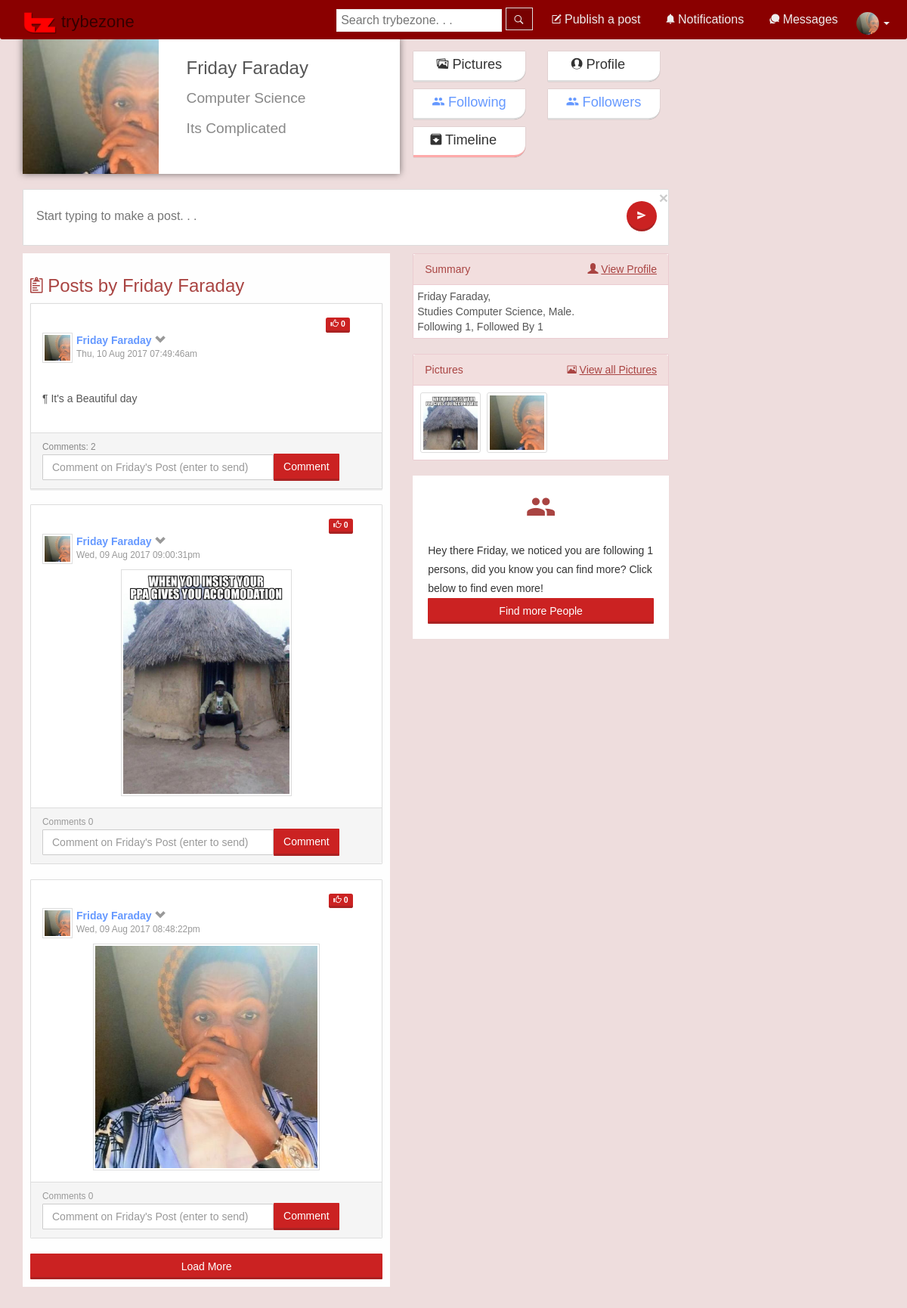
/profile.php (signed in), run on the app's committed database.
### tables this page shows
CREATE TABLE `profilepics` (
  `username` varchar(100) NOT NULL,
  `profilepic` varchar(255) DEFAULT 'images/ppic.png',
  `audnote` varchar(255) DEFAULT NULL,
  `upid` int(255) DEFAULT NULL
);

CREATE TABLE `users` (
  `userid` int(255) NOT NULL,
  `firstname` varchar(50) NOT NULL,
  `lastname` varchar(50) DEFAULT NULL,
  `phone` varchar(15) DEFAULT NULL,
  `email` varchar(100) DEFAULT NULL,
  `department` varchar(60) DEFAULT NULL,
  `level` varchar(10) DEFAULT '100?',
  `sex` varchar(13) DEFAULT NULL,
  `username` varchar(100) DEFAULT NULL,
  `month` varchar(15) DEFAULT NULL,
  `year` int(4) DEFAULT NULL,
  `day` int(2) DEFAULT NULL
);

CREATE TABLE `departments` (
  `id` int(11) NOT NULL,
  `dept` varchar(255) NOT NULL
);

CREATE TABLE `relationship` (
  `username` varchar(50) NOT NULL,
  `relationship` varchar(50) DEFAULT 'Single',
  `with` varchar(50) DEFAULT NULL
);

CREATE TABLE `posts` (
  `id` int(255) NOT NULL,
  `username` varchar(50) DEFAULT NULL,
  `content` varchar(1000) DEFAULT NULL,
  `location` varchar(100) DEFAULT NULL,
  `mood` varchar(50) DEFAULT NULL,
  `visible` tinyint(2) DEFAULT '1',
  `time` varchar(100) DEFAULT NULL,
  `disp` varchar(50) DEFAULT NULL
);

CREATE TABLE `feeds` (
  `id` int(255) NOT NULL,
  `type` varchar(20) DEFAULT NULL,
  `uploadid` int(255) DEFAULT NULL,
  `stamp` timestamp NULL DEFAULT CURRENT_TIMESTAMP ON UPDATE CURRENT_TIMESTAMP,
  `disp` varchar(40) DEFAULT NULL,
  `username` varchar(50) DEFAULT NULL,
  `visible` tinyint(2) NOT NULL DEFAULT '1'
);

CREATE TABLE `uploads` (
  `upid` int(11) NOT NULL,
  `picture` varchar(600) DEFAULT NULL,
  `audio` varchar(600) DEFAULT NULL,
  `user` varchar(100) DEFAULT NULL,
  `stamp` timestamp NULL DEFAULT CURRENT_TIMESTAMP ON UPDATE CURRENT_TIMESTAMP,
  `content` varchar(300) DEFAULT NULL
);

### profile.php (the view, shortened to what the rows shown need)
<?php
	include('includes/functions.inc');
	include('includes/header.inc');
	include('includes/db.inc');
	$user = $_SESSION['user'];
	$userInfo = new userInfo;
	$userInfo->user = $user;
	$userInfo->connection = $connection;
	if($userInfo->get_name() == '')
	{
		$userInfo = new userInfo;
		$user = $_SESSION['user'];
		$userInfo->user = $user;
	}
?>
<body style=''>
	<?php
	require('includes/primary_nav.inc');
	?>
	<div class='container transparent' >
		<div class='col-md-9' style=';padding:0px'>
			<div style="display:table;">
			  <div class="col-md-7" style="background:#fff;padding-left:0px;box-shadow:0 0 9px rgba(0,0,0,0.5)">
				<div class='col-md-7'>
					<h3 style='line-height:40px;'>
					<?php echo $userInfo->get_name().'<br /><span style="color:#888;font-size:0.8em">'.$userInfo->get_department().'<br />'.$userInfo->get_relationship().' </span>'; ?> </h3>
				</div>
			  </div>
			</div>
			<br />
			<div class='row'>
				<div class='col-sm-7'>
					<div id='main_area_timeline' class='main_area' style='padding:10px;background:#fefefe;'>
						<?php
							$sql = "SELECT * FROM feeds WHERE username='$user' AND type !='ppic' ORDER BY stamp DESC LIMIT 7";
							$query = $connection->query($sql); $query->setFetchMode(PDO::FETCH_ASSOC);
							foreach ($query as $r)
							{
								if($r['type'] == 'status')
								{
									$sql2 = "SELECT posts.*,users.firstname,users.lastname,users.sex,users.level,users.department,profilepics.profilepic FROM posts INNER JOIN users on users.username = posts.username INNER JOIN profilepics on users.username = profilepics.username WHERE posts.id = '$r[uploadid]'  AND posts.visible = '1'";
									$pq = $connection ->query($sql2);
									$pq ->setFetchMode(PDO::FETCH_ASSOC);
									foreach($pq as $po)
									{
										$coms = $connection->query("SELECT coms.*FROM coms WHERE upid='$r[uploadid]' ")->rowCount();
										$sql3 = "SELECT id FROM likes WHERE type='status' AND upid = $r[uploadid]";
										$sql31 = "SELECT id FROM likes WHERE type='status' AND upid = $r[uploadid] AND username='$_SESSION[user]'";
										$likes = $connection->query($sql3)->rowCount();
										$likes_c = $connection->query($sql31)->rowCount();
										$do = 'rem';
										$tip = 'Unlike';
										if($likes_c == 0)
										{
											$tip = 'Like ';
											$do = 'add';
										}
										$gender = $po['sex'];
										if($gender == 'M')
										{
											$gender = 'Male';
										}
										else
										{
											$gender = 'Female';
										}
										$delete = ($po['username']==$user) ? '<span onclick="show_post_options('.$r["uploadid"].',\'status\',\''.'status'.$r['uploadid'].'\')"
										class="text-muted pointer glyphicon glyphicon-chevron-down"></span>':'';
										$image = $po['profilepic'];
										$image = file_validity($image);
										echo"
											<div id=\"status$r[uploadid]\" class='panel panel-default update' style='box-shadow: 0px 2px rgba(0, 0, 0, 0.05), 0px 0px 1px rgba(0, 0, 0, 0.2);'>
												<div class='panel-body'>
												<div style='position:relative;right:0px;' align='right' class='pointer' >
													<div class='label label-danger pointer hint--right  hint--bounce' data-hint = '$tip' action='$do' onclick= \" like('likesSta$r[uploadid]',$likes,'sta','$do',this)  \">
														<span class='glyphicon glyphicon-thumbs-up pointer'></span>
														<span id='likesSta$r[uploadid]' > $likes</span>
													</div>&nbsp;&nbsp;&nbsp;&nbsp;&nbsp;&nbsp;&nbsp;
												</div>
												<img src='$image".'tumb.jpg'."' height='40px' />
												<div class='name'><a href='profile.php?view=$r[username]' class='hint--right  hint--bounce' data-hint='$po[department] department, $po[level] level, $gender'><b>".ucwords("$po[firstname] $po[lastname]</b>")."</a>  $delete<br /><small class='text-muted'>$r[disp]</small></div>
												<span style=\"white-space:pre-line;word-wrap:break-word;background:transparent;padding:0px;border-color:transparent;overflow:initial;word-break:break-all;word-wrap:break-word; \">
												\n &para; $po[content] </span>
												<br />
												<br />
												</div>
												<div id='coms_sta_$r[uploadid]' class='panel-body comments' style='display:none;'>
												<div align='center'><span><img src='images/32.gif' style='border:0px;'/></span></div>
												</div>
												<div class='panel-footer'>
												<small class=' text-muted hint--top  hint--bounce' data-hint='Click to View Comments'><a style='color:#888	' onclick=\"show_comments('sta','coms_sta_$r[uploadid]',$r[uploadid])\" href='javascript:'>Comments: <span id='com_count_sta$r[uploadid]'>$coms</span></a>
												</small>
												<table width='100%'><tr><td>
												<input type='text' class='form-control' id='text$r[uploadid]' onkeyup=\"click_on_enter(event,'btn_sta_$r[uploadid]')\" placeholder=\"Comment on $po[firstname]'s Post (enter to send) \"/></td><td>
												<button class='btn btn-danger' id='btn_sta_$r[uploadid]' onclick=\"comment(document.getElementById('text$r[uploadid]'),$r[uploadid],'post',user,token,'com_count_sta$r[uploadid]','coms_sta_$r[uploadid]',0)\">Comment</button></td></tr></table>
												</div>
											</div>
										";
									}
								}
								if($r['type'] == 'picture')
								{
									$sql3 = "SELECT id FROM likes WHERE type='picture' AND upid = $r[uploadid]";
									$sql31 = "SELECT id FROM likes WHERE type='picture' AND upid = $r[uploadid] AND username='$_SESSION[user]'";
									$likes = $connection->query($sql3)->rowCount();
									$likes_c = $connection->query($sql31)->rowCount();
										$do = 'rem';
										$say = 'Unlike';
										if($likes_c == 0)
										{
											$do = 'add';
											$say = 'Like';
										}
									$num_coms = $connection->query("SELECT upid FROM uploadcomments WHERE upid = '$r[uploadid]'")->rowCount();
									$sql2 = "SELECT uploads.*,profilepics.profilepic,users.firstname,users.lastname,users.department,users.level,users.sex FROM uploads INNER JOIN users ON users.username = uploads.user INNER JOIN profilepics ON users.username = profilepics.username WHERE uploads.upid = '$r[uploadid]'";
									$pq = $connection ->query($sql2);
									$pq ->setFetchMode(PDO::FETCH_ASSOC);
									foreach ($pq as $p)
									{
										$p['picture'] =file_validity($p['picture']);
										$p['profilepic'] =file_validity($p['profilepic']);
										$gender = $p['sex'];
										if($gender == 'M')
										{
											$gender = 'Male';
										}
										else
										{
											$gender = 'Female';
										}
										$delete = ($p['user']==$user) ? '<span onclick="show_post_options('.$r["uploadid"].',\'picture\',\''.'pic'.$r['uploadid'].'\')" class="text-muted pointer glyphicon glyphicon-chevron-down"></span>':'';
										echo"
											<div class='panel panel-default update' id='pic$r[uploadid]'>
												<div class='panel-body'>
													<div style='position:relative;right:0px;' align='right' class='pointer' >
														<div class='label label-danger pointer hint--left hint--bounce ' data-hint=\"$say \" action='$do' onclick= \" like('likesPic$r[uploadid]',$likes,'pic','$do',this) \">
															<span class='glyphicon glyphicon-thumbs-up pointer'></span>
															<span id='likesPic$r[uploadid]' > $likes</span>
														</div>&nbsp;&nbsp;&nbsp;&nbsp;&nbsp;&nbsp;
													</div>
													<img src='$p[profilepic]".'tumb.jpg'."' height='40px'>
													<div class='name'><a href='profile.php?view=$r[username]' class='hint--right  hint--bounce' data-hint = '$p[department] department, $p[level] level, $gender'>
														<b>".ucwords("$p[firstname] $p[lastname]")."</b></a> $delete<br /><small class='text-muted'> $r[disp]</small><br />
													</div>
													<p></p><p>$p[content]</p>
													<div align='center' style='width:100%;overflow:hidden'><span class='pointer hint--top  hint--bounce' data-hint='Click to enlarge picture'><img src='$p[picture]' onclick=\"pic_dialog($r[uploadid])\" class='pointer'  style='max-height:300px;'></span></div>
												</div>
												<div class='panel-body comments' id='coms_view_pic_$r[uploadid]' style='display:none;'><img src='images/32.gif' style='border:0px;'></div>
												<div class='panel-footer'>
												<small class='text-muted'>  <span class='pointer hint--top hint--bounce ' onclick=\"show_comments('pic','coms_view_pic_$r[uploadid]',$r[uploadid])\" data-hint='Click to view comments'>Comments</span><span id='coms_pic_$r[uploadid]'> $num_coms</span></small>
													<table width='100%'><tr><td><input type='text' class='form-control' id='pic_text$r[uploadid]' placeholder=\"Comment on $p[firstname]'s Post (enter to send) \" onkeyup=\"click_on_enter(event,'sta_btn_$r[uploadid]')\"/></td><td>
													<button class='btn btn-danger' id='sta_btn_$r[uploadid]' onclick=\"comment(document.getElementById('pic_text$r[uploadid]'),$r[uploadid],'pic_post',user,token,'coms_pic_$r[uploadid]','coms_view_pic_$r[uploadid]')\">Comment</button></td></tr></table>
												</div>
											</div>
										";
									}
								}
							}
						?>
						<?php if($query->rowCount()!=0){ ?><button class='btn btn-danger form-control' onclick='load_more_timeline("append_area_timeline",5,this,"<?php echo $user;?>");this.innerHTML="<i class=\"glyphicon glyphicon-refresh\"></i> loading. . . "'>Load More </button>
					<?php } else{echo "There are No posts by ".$userInfo->get_name();}?></div>
							<?php
								$sql = "SELECT * FROM uploads WHERE user='$user' ORDER BY stamp DESC limit 12";
								foreach($connection->query($sql) as $r)
								{
									$r['picture'] = file_validity($r['picture'],$r['picture']);
									echo "<div class='col-sm-3 pointer' onclick='pic_dialog($r[upid])' style='padding:3px;border:1px solid #ddd;border-radius:3px;width:150px;margin:5px;overflow:hidden;max-height:130px' >
										<img src='$r[picture]tumb.jpg' width='150PX' style=''/>
									</div>";
								}
							?>
				</div>
				<div class='col-sm-5' >
					<div class='panel panel-danger preview' id='picture_preview'  class='preview' style='margin-right:0px;'>
						<div class='panel-body' style='padding:5px'>
							<div class='row' style='margin:auto'>
							<?php
								$sql = "SELECT * FROM uploads WHERE user='$user' ORDER BY RAND() limit 12";
								foreach($connection->query($sql) as $r)
								{
									$r['picture'] = file_validity($r['picture'],$r['picture']);
									echo "<div class='col-sm-4 pointer' onclick='pic_dialog($r[upid])' style='padding:0px;max-height:90px;overflow:hidden;margin:4px;max-width:80px'>
										<img src='$r[picture]tumb.jpg' height='80px' style='padding:3px;border:1px solid #ddd;border-radius:3px;'/>
									</div>";
								}
							?>
						</div>
						</div>
					</div>
				</div>
			</div>
		</div>
	</div>
</body>
<?php
	require('includes/footer.inc');
?>

### includes/primary_nav.inc (shortened to what the rows shown need)
<div class='navbar navbar-red navbar-fixed-top' id='nav' style='margin-bottom:0px;border-radius:0 0 3px 3px;'>
	<div class='container'>
		<div class='collapse navbar-collapse' id='the_nav'>
			<ul class='nav nav-tabs navbar-nav navbar-right no-border'>
				<li class='dropdown' >
					<a href='#' class='dropdown-toggle' data-toggle='dropdown' style='padding:5px;padding-top:15px'>
						<?php echo "<img src='".file_validity(get_ppic($_SESSION['user'],$connection))."tumb.jpg' height='30px' width= '30px'style='border-radius:20px'>"; ?> <span class="caret"></span>
					</a>
				</li>
			</ul>
		</div>
	</div>
</div>

### data on the page
profilepics: profilepic (picture)
users: department.dept "Computer Science"
relationship: relationship "Its Complicated"
feeds: disp "Thu, 10 Aug 2017 07:49:46am"
posts: likes "0", profilepics.profilepic (picture), users.firstname+lastname "Friday Faraday", content "It's a Beautiful day", coms "2", firstname "Comment on Friday's Post (enter to send)"
feeds: disp "Wed, 09 Aug 2017 09:00:31pm"
uploads: likes "0", profilepics.profilepic (picture), users.firstname+lastname "Friday Faraday", picture (picture), num_coms "0", firstname "Comment on Friday's Post (enter to send)"
feeds: disp "Wed, 09 Aug 2017 08:48:22pm"
uploads: likes "0", profilepics.profilepic (picture), users.firstname+lastname "Friday Faraday", picture (picture), num_coms "0", firstname "Comment on Friday's Post (enter to send)"

### other printed values
SITE_NAME "trybezone"
$userInfo->get_name() "Friday Faraday"
$userInfo->get_department() "Computer Science"
$userInfo->get_gender() "Male"
$userInfo->get_following() "1"
$userInfo->get_followers() "1"
$name "Friday"
$following "1"
